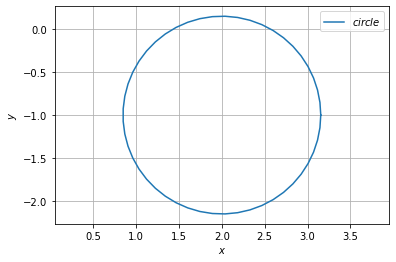

Generate this figure with Python:
import numpy as np
import matplotlib.pyplot as plt
from numpy import linalg as LA
# Equation of the circle is xTx − 2(2   -1)x + 11/3 = 0
O = np.array(([2,-1])) # 
f = 3.667  # from eq we get 
r = np.sqrt(LA.norm(O)**2-f)

# function to generate circle
def circ_gen(O,r):
	len = 50
	theta = np.linspace(0,2*np.pi,len)
	x_circ = np.zeros((2,len))
	x_circ[0,:] = r*np.cos(theta)
	x_circ[1,:] = r*np.sin(theta)
	x_circ = (x_circ.T + O).T
	return x_circ

##Generating the circle
x_circ= circ_gen(O,r)
plt.plot(x_circ[0,:],x_circ[1,:],label='$circle$')


plt.xlabel('$x$')
plt.ylabel('$y$')
plt.legend(loc='best')
plt.grid() 
plt.axis('equal')
plt.show()
print(r)
